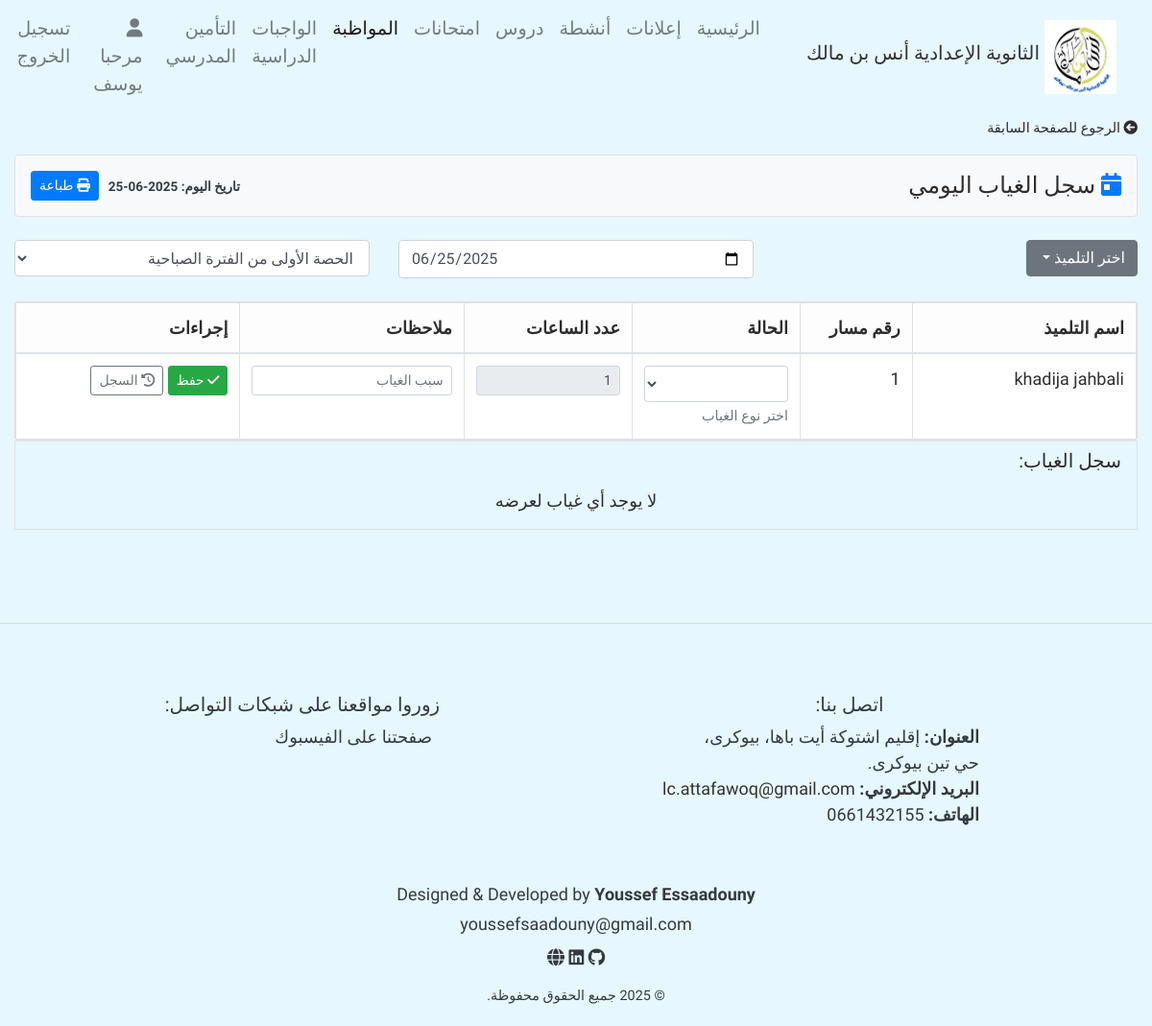
The page /studentAbsence/12 (signed in) on the database its author committed.
### home/models.py (models this page shows, shortened)
class UserProfile(models.Model):
    user = models.ForeignKey(User, on_delete = models.CASCADE)
    firstname = models.CharField(max_length = 100)
    lastname = models.CharField(max_length = 100)
    User_Type = models.CharField(max_length = 100, null = True, blank = True)
    email = models.EmailField(null = True, blank=  True)

class Student(models.Model):
    massar_num = models.CharField(max_length = 50, null = True, blank = True)
    first_name = models.CharField(max_length = 50)
    last_name = models.CharField(max_length = 50)
    sections = models.ForeignKey(Section, related_name="students", blank = True, null = True, on_delete = models.SET_NULL)
    number_phone = models.CharField(max_length = 14, null = True, blank = True)
    parentEmail = models.EmailField(null=True, blank = True)

### home/decorator.py (the view)
        def wrapper_funct(request, *args, **kwargs):
            group = None
            if request.user.groups.exists():
                group = request.user.groups.all()[0].name
            if group and group in allowed_roles:
                return view_func(request, *args, **kwargs)
            else:
                return HttpResponse('أنت غير مؤهل لزيارة هذه الصفحة.')

### home/decorator.py (called while the page is built)
def allowed_user(allowed_roles = []):
    def decorator(view_func):
        def wrapper_funct(request, *args, **kwargs):
            group = None
            if request.user.groups.exists():
                group = request.user.groups.all()[0].name
            if group and group in allowed_roles:
                return view_func(request, *args, **kwargs)
            else:
                return HttpResponse('أنت غير مؤهل لزيارة هذه الصفحة.')
        return wrapper_funct
    return decorator

### templates/pages/attendance/absence/StudentAbsence.html (shortened to what this page needs)
{% extends 'base.html' %}
{% load static %}
{% block content %}
<div class="container-fluid">
      {% if message %}
    <h4>
      {{message}}
    </h4>
      {% else %}
      <div class="mb-3 text-start">
        <a href="{% url 'StudentAttendance' student.id %}" class="text-decoration-none" style="color: inherit; font-size: 0.9rem;">
          <i class="fas fa-arrow-circle-left me-1"></i> الرجوع للصفحة السابقة
        </a>
      </div>
      <div class="row mb-4">
        <div class="col-12">
          <div class="d-flex justify-content-between align-items-center p-3 bg-light border rounded">
              <h4 class="mb-0">
                <i class="fas fa-calendar-day text-primary me-2"></i> سجل الغياب اليومي
              </h4>
              <div>
                <span class="badge  text-dark me-2">تاريخ اليوم: {% now "Y-m-d" %}</span>
                <button class="btn btn-sm btn-primary" onclick="window.print()">
                  <i class="fas fa-print me-1"></i> طباعة
                </button>
              </div>
          </div>
        </div>
      </div>
      <form action="{% url 'studentAbsence' student.id %}" method="post">
          <div class="row mb-3">
            <div class="col-4  mb-2">
              <div class="dropdown">
                <button class="btn btn-secondary dropdown-toggle" type="button" data-toggle="dropdown" aria-expanded="false" id="studentsDropdown">
                  اختر التلميذ
                </button>
              </div>
            </div>
            <div class="col-md-4 mb-2">
              <input name="date" type="date" class="form-control" value="{% now 'Y-m-d' %}">
            </div>
            <div class="col-md-4 mb-2">
                <select name="time" class="form-control" id="">
                  {% for s in session %}
                  <option value="{{ s.id }}">{{s.title}} من الفترة {{s.period}}</option>
                  {% endfor %}
                </select>
                    </div>
          </div>
          <div class="row">
            <div class="col-12">
              <div class="card shadow-sm">
                <div class="card-body p-0">
                  <div style="overflow-x: auto; width: 100%;">
                    <table class="table table-hover table-bordered mb-0" style="width: auto; min-width: 100%;">
                      <thead class="table-light">
                        <tr>
                          <th width="20%">اسم التلميذ</th>
                          <th width="10%">رقم مسار</th>
                          <th width="15%">الحالة</th>
                          <th width="15%">عدد الساعات</th>
                          <th width="20%">ملاحظات</th>
                          <th width="20%">إجراءات</th>
                        </tr>
                      </thead>
                      <tbody>
                        <tr>
                          <td width="20%">{{student.first_name}} {{student.last_name}}</td>
                          <td width="10%">{{student.massar_num}}</td>
                          <td width="15%">
                            <select class="form-select form-control form-select-sm" required aria-describedby="statusHelp" name="status">
                              <option value="" selected></option>
                              <option value="مبرر"  >  غياب بعذر</option>
                            </select>
                            <small id="statusHelp" class="form-text text-muted">اختر نوع الغياب</small>
                          </td>
                          <td width="15%">
                            <input type="number" readonly value="1" class="form-control form-control-sm" name="absenceHours">
                          </td>
                          <td width="20%">
                            <input type="text" required class="form-control form-control-sm" name="notes" placeholder="سبب الغياب">
                          </td>
                          <td style="white-space: nowrap;" width="20%">
                            <button type="submit" class="btn btn-sm btn-success me-1">
                              <i class="fas fa-check"></i> حفظ
                            </button>
                            <a href="{% url 'studentTotalAbsence' student.id  %}" id="history" style="text-decoration: none;"  class="btn btn-sm btn-outline-secondary ">
                              <i class="fas fa-history"></i>  السجل
                            </a>
                          </td>
                        </tr>
                      </tbody>
                    </table>
                  </div>
                </div>
              </div>
            </div>
          </div>
      </form>
      <div class="table-responsive border" style="max-height: 600px; overflow-y: auto;">
        <h5 class="mx-3 my-2">سجل الغياب:</h5>
        {% if monthlyAbsence %}
        <table class="table table-hover table-bordered my-3" style="table-layout: fixed; width: 100%;">
          <thead class="table-light justify-content-center" style="position: sticky; top: 0; z-index: 1;">
            <tr  >
              <th style="width: 25%; text-align:center">تفاصيل الغياب</th>
              <th style="width: 25%; text-align:center">التاريخ</th>
              <th style="width: 15%; text-align:center">الحالة</th>
              <th style="width: 40%; text-align:center">الملاحظات ({{monthlyAbsenceCount}} غياب في الشهر) </th>
            </tr>
          </thead>
          <tbody>
              {% for a in monthlyAbsence %}
              <tr >
                <td style="word-wrap: break-word;text-align:center">{{a.absenceHours.title}} من الفترة {{a.absenceHours.period}} ({{a.absenceHours.hour|date:"H:i"}})</td>
                <td style="white-space: nowrap;text-align:center">{{a.dateTime|date:"Y-m-d"}}</td>
                  <td style="text-align:center" class="{% if a.status == 'مبرر' %}text-success{% else %}text-danger{% endif %}">{{a.status}}</td>
                <td style="text-align:center; word-wrap: break-word; max-width: 0; overflow: hidden; text-overflow: ellipsis;" title="{{a.notes}}">
                  {{a.notes}}
                  <br>
                  <a href="{% url 'Delete' a.id %}"  class="btn btn-outline-danger my-2 " onclick="return confirm('هل أنت متأكد من الحذف؟');">حذف</a>
                </td>
              </tr>
              {% endfor %}
            </tbody>
          </table>
          {% else %}
            <center>
              <p class="m-3">
              لا يوجد أي غياب لعرضه
              </p
            </center>
          {% endif %}
      </div>
  {% endif %}
</div>
{% endblock %}

### templates/parts/navbar.html (shortened to what this page needs)
 {% load static %}
 <nav class="navbar navbar-expand-lg navbar-light " style="font-size:medium; font-weight:normal" dir="rtl">
        <a href="/" class="navbar-brand text-center d-flex align-items-center">
            <img src="{% static 'photos/aim.jpg' %}" alt="شعار الثانوية الإعدادية أنس بن مالك ">
            <h5>الثانوية الإعدادية أنس بن مالك </h5>
        </a>
        <div id="navbarContent" class="collapse navbar-collapse justify-content-center">
            <ul class="navbar-nav" style="border-radius:2px; color:#f8f9fa">
                <li class="nav-item {% if request.path == '/' %} active {% endif %} "><a href="/" class="nav-link">  الرئيسية</a></li>
                <li class="nav-item {% if request.resolver_match.url_name == 'announce' or request.resolver_match.url_name == 'add_announce' %} active {% endif %}"><a href="{% url 'announce' %}" class="nav-link">إعلانات</a></li>
                <li class="nav-item {% if request.resolver_match.url_name == 'ShowActivities' or request.resolver_match.url_name == 'add_activity' %} active {% endif %}"><a href="{% url 'ShowActivities' %}" class="nav-link">أنشطة</a></li>
                <li class="nav-item   "><a href=" {% if 'admin' in request.user.groups.all|join:',' or 'teacher' in request.user.groups.all|join:',' or 'general_surveillance' in request.user.groups.all|join:','  %} {% url 'UserCourseList' %} {% else %} {% url 'course_res' %} {% endif %} " class="nav-link">دروس</a></li>
                <li class="nav-item "><a href="{% url 'exams' %}" class="nav-link">امتحانات</a></li>
                {% if 'admin' in request.user.groups.all|join:", " or 'general_surveillance' in request.user.groups.all|join:", " %}
                <li class="nav-item {% if request.path == '/classes/' or request.path == '/ClassStudents/' or request.resolver_match.url_name == 'studentTotalAbsence' or request.resolver_match.url_name == 'studentAbsence' or request.resolver_match.url_name == 'StudentAttendance' or request.resolver_match.url_name == 'ClassStudents' or request.resolver_match.url_name == 'add_reports' or request.resolver_match.url_name == 'studentTotalreports' %} active {% endif %}"><a href="{% url 'classes' %}" class="nav-link seasonsDropdown"> المواظبة </a></li>
                {% endif %}
                {% if 'admin' in request.user.groups.all|join:", " or 'teacher' in request.user.groups.all|join:", "  or 'student' in request.user.groups.all|join:", " %}
                <li class="nav-item "><a href=" {% if 'student' in request.user.groups.all|join:',' %} {% url 'homeWork' %} {% else %} {% url 'UserHomeWorkList' %} {% endif %} " class="nav-link seasonsDropdown"> الواجبات الدراسية</a></li>
                {% endif %}
                <li class="nav-item {% if request.path == '/add_insurance/' %} active {% endif %}"><a href="{% url 'add_insurance' %}" class="nav-link seasonsDropdown">  التأمين المدرسي</a></li>
                {% url 'password_change' as p %}
                {% url 'password_change_done' as d %}
                <li class="nav-item mx-2 {% if request.path == '/UserInfo/' %} active {% endif %}"><a href="{% url 'UserInfo' %}" class="nav-link user" >{% if request.path != p and request.path != d %} <i class="fas fa-user "></i>  مرحبا  {{user_info.firstname}} {% endif %}</a></li>
                <li class="nav-item "><a href="{% url 'signout' %}" class="nav-link out"> تسجيل الخروج  </a></li>
            </ul>
        </div>
    </nav>

### LC_tassegdelt/static/css/style.css (style rules this page uses)
body { background: #e6f7ff; color: #2f2d2d; position: relative; font-size: large; font-family: 'Tajawal' , 'Gupter', 'Marhey', sans-serif !important; direction: rtl; text-align: right; }
.navbar-brand { display: flex; align-items: center; justify-content: center; }
.navbar-brand img { max-width: 75px; margin: 5px; border-radius: 2px; }
.navbar-brand h5 { color: #333333; font-family: 'Reem Kufi Fun'; }
.nav-link, .nav-link:visited { font-size: larger; color: #f8f9fa; }
.nav-item { font-family: 'Reem Kufi Fun'; }
@media (min-width: 576px) { .navbar-brand { flex-direction: row; } }
@media (min-width: 576px) { .navbar-brand img { max-width: 75px; margin: 5px; } }

### rows shown on the page
UserProfile: firstname "يوسف"
Student: first_name "khadija", last_name "jahbali", massar_num "1"

### other values the page prints
form field time "الحصة الأولى من الفترة الصباحية"
